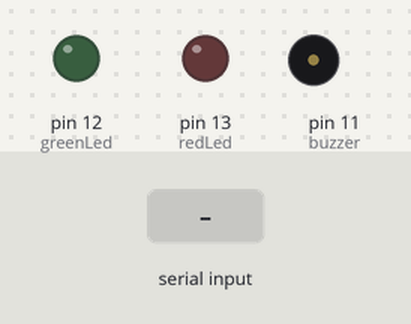
Simulated run of this sketch. Board: Arduino Uno, built with avr-gcc and run on an emulated ATmega328P. Parts: output pins drawn as LEDs (lit = HIGH), buzzer (waves = sounding, pin HIGH). The inputs (shaded band) are chosen by the test bench.

Above: at 1.2 s.
1.3 s: "U" received over Serial
At 1.4 s:
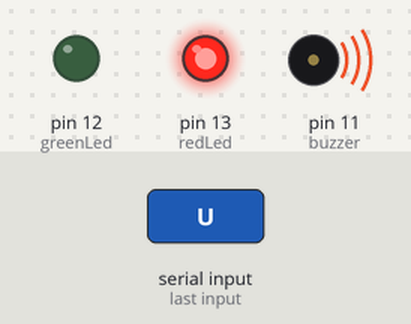
3.3 s: "P" received over Serial
At 3.8 s:
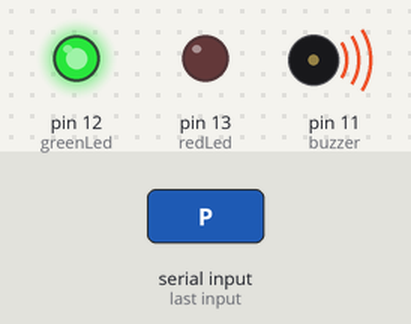
Timing chart, 0 to 6.3 s (numbered marks = the images above; inputs shaded):
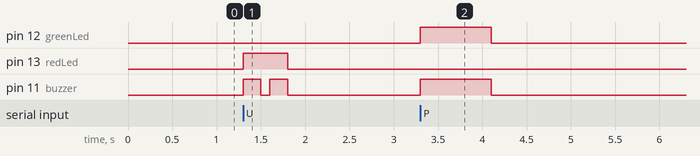

The sketch:

attendance_system.ino.ino
```cpp
// Pins configuration as per Technical Report
const int greenLed = 12; // For "Present"
const int redLed = 13;   // For "Unrecognized"
const int buzzer = 11;   // Audio signal [cite: 15]

void setup() {
  Serial.begin(9600); // Communication via PySerial [cite: 10]
  pinMode(greenLed, OUTPUT);
  pinMode(redLed, OUTPUT);
  pinMode(buzzer, OUTPUT);
}

void loop() {
  if (Serial.available() > 0) {
    char command = Serial.read();

    if (command == 'P') { // Success: Present [cite: 22]
      digitalWrite(greenLed, HIGH);
      digitalWrite(buzzer, HIGH);
      delay(800);
      digitalWrite(greenLed, LOW);
      digitalWrite(buzzer, LOW);
    }
    else if (command == 'U') { // Failure: Unrecognized
      digitalWrite(redLed, HIGH);
      digitalWrite(buzzer, HIGH);
      delay(200); // Short bursts for error sound
      digitalWrite(buzzer, LOW);
      delay(100);
      digitalWrite(buzzer, HIGH);
      delay(200);
      digitalWrite(redLed, LOW);
      digitalWrite(buzzer, LOW);
    }
  }
}
```

Measured:
- after the input at 1.3 s, pin 13 (redLed): LOW → HIGH at once, → LOW 0.50 s later; pin 11 (buzzer): alternates HIGH for 0.20 s and LOW for 0.10 s, 4 changes in all, then stays LOW, starting at once
- after the input at 3.3 s, pin 12 (greenLed), pin 11 (buzzer): LOW → HIGH at once, → LOW 0.80 s later
